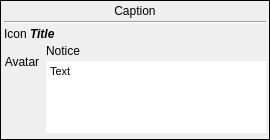
<?xml version="1.0" encoding="UTF-8"?>
<ui version="4.0">
 <class>NotifyWidgetClass</class>
 <widget class="QFrame" name="NotifyWidgetClass">
  <property name="geometry">
   <rect>
    <x>0</x>
    <y>0</y>
    <width>270</width>
    <height>140</height>
   </rect>
  </property>
  <property name="autoFillBackground">
   <bool>true</bool>
  </property>
  <property name="frameShape">
   <enum>QFrame::Box</enum>
  </property>
  <layout class="QVBoxLayout" name="verticalLayout_2">
   <property name="spacing">
    <number>3</number>
   </property>
   <property name="margin">
    <number>3</number>
   </property>
   <item>
    <widget class="QLabel" name="lblCaption">
     <property name="text">
      <string notr="true">Caption</string>
     </property>
     <property name="textFormat">
      <enum>Qt::PlainText</enum>
     </property>
     <property name="alignment">
      <set>Qt::AlignCenter</set>
     </property>
    </widget>
   </item>
   <item>
    <widget class="Line" name="hlnCaptionLine">
     <property name="orientation">
      <enum>Qt::Horizontal</enum>
     </property>
    </widget>
   </item>
   <item>
    <layout class="QHBoxLayout" name="hltTitleLayout">
     <property name="spacing">
      <number>3</number>
     </property>
     <item>
      <widget class="QLabel" name="lblIcon">
       <property name="text">
        <string notr="true">Icon</string>
       </property>
       <property name="textFormat">
        <enum>Qt::PlainText</enum>
       </property>
      </widget>
     </item>
     <item>
      <widget class="QLabel" name="lblTitle">
       <property name="sizePolicy">
        <sizepolicy hsizetype="Expanding" vsizetype="Fixed">
         <horstretch>0</horstretch>
         <verstretch>0</verstretch>
        </sizepolicy>
       </property>
       <property name="font">
        <font>
         <weight>75</weight>
         <italic>true</italic>
         <bold>true</bold>
        </font>
       </property>
       <property name="text">
        <string notr="true">Title</string>
       </property>
       <property name="textFormat">
        <enum>Qt::PlainText</enum>
       </property>
      </widget>
     </item>
    </layout>
   </item>
   <item>
    <layout class="QHBoxLayout" name="hltBodyLayout">
     <item>
      <layout class="QVBoxLayout" name="vltAvatarLayout">
       <property name="spacing">
        <number>0</number>
       </property>
       <item>
        <widget class="QLabel" name="lblAvatar">
         <property name="enabled">
          <bool>true</bool>
         </property>
         <property name="minimumSize">
          <size>
           <width>36</width>
           <height>36</height>
          </size>
         </property>
         <property name="text">
          <string notr="true">Avatar</string>
         </property>
         <property name="textFormat">
          <enum>Qt::PlainText</enum>
         </property>
         <property name="alignment">
          <set>Qt::AlignCenter</set>
         </property>
        </widget>
       </item>
       <item>
        <spacer name="verticalSpacer">
         <property name="orientation">
          <enum>Qt::Vertical</enum>
         </property>
         <property name="sizeHint" stdset="0">
          <size>
           <width>20</width>
           <height>0</height>
          </size>
         </property>
        </spacer>
       </item>
      </layout>
     </item>
     <item>
      <layout class="QVBoxLayout" name="vltTextLayout">
       <property name="spacing">
        <number>3</number>
       </property>
       <item>
        <widget class="QLabel" name="lblNotice">
         <property name="text">
          <string notr="true">Notice</string>
         </property>
         <property name="textFormat">
          <enum>Qt::PlainText</enum>
         </property>
        </widget>
       </item>
       <item>
        <widget class="NotifyTextBrowser" name="ntbText">
         <property name="focusPolicy">
          <enum>Qt::NoFocus</enum>
         </property>
         <property name="frameShape">
          <enum>QFrame::NoFrame</enum>
         </property>
         <property name="verticalScrollBarPolicy">
          <enum>Qt::ScrollBarAlwaysOff</enum>
         </property>
         <property name="horizontalScrollBarPolicy">
          <enum>Qt::ScrollBarAlwaysOff</enum>
         </property>
         <property name="html">
          <string notr="true">&lt;!DOCTYPE HTML PUBLIC &quot;-//W3C//DTD HTML 4.0//EN&quot; &quot;http://www.w3.org/TR/REC-html40/strict.dtd&quot;&gt;
&lt;html&gt;&lt;head&gt;&lt;meta name=&quot;qrichtext&quot; content=&quot;1&quot; /&gt;&lt;style type=&quot;text/css&quot;&gt;
p, li { white-space: pre-wrap; }
&lt;/style&gt;&lt;/head&gt;&lt;body style=&quot; font-family:'MS Shell Dlg 2'; font-size:8.25pt; font-weight:400; font-style:normal;&quot;&gt;
&lt;p style=&quot; margin-top:0px; margin-bottom:0px; margin-left:0px; margin-right:0px; -qt-block-indent:0; text-indent:0px;&quot;&gt;&lt;span style=&quot; font-size:8pt;&quot;&gt;Text&lt;/span&gt;&lt;/p&gt;&lt;/body&gt;&lt;/html&gt;</string>
         </property>
         <property name="textInteractionFlags">
          <set>Qt::NoTextInteraction</set>
         </property>
         <property name="openLinks">
          <bool>false</bool>
         </property>
        </widget>
       </item>
       <item>
        <widget class="QWidget" name="wdtButtons" native="true"/>
       </item>
      </layout>
     </item>
    </layout>
   </item>
  </layout>
 </widget>
 <layoutdefault spacing="6" margin="11"/>
 <customwidgets>
  <customwidget>
   <class>NotifyTextBrowser</class>
   <extends>QTextBrowser</extends>
   <header>notifytextbrowser.h</header>
  </customwidget>
 </customwidgets>
 <resources/>
 <connections/>
</ui>
